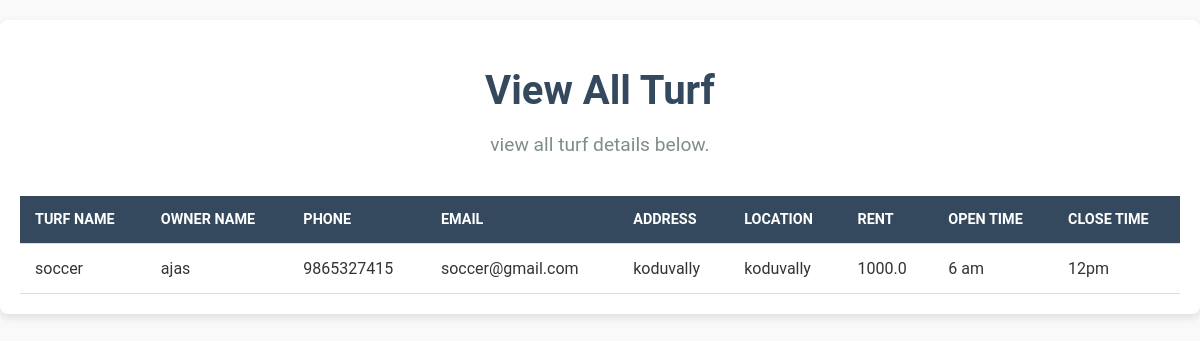
The page /adminapp/viewturf/ on the database as committed earlier.
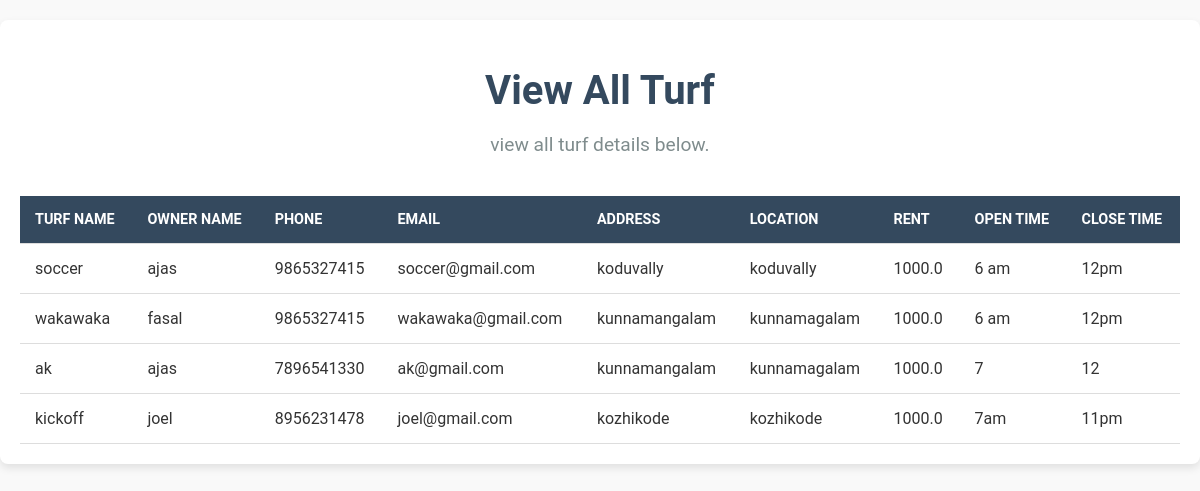
The same page on the database as committed later.
### turfapp/models.py (models this page shows)
class Turf(models.Model):
        Ownername = models.ForeignKey(Userprofile, on_delete=models.CASCADE, blank=True, null=True)
        turfname=models.CharField(max_length=250,null=True,blank=True)
        phone=models.CharField(max_length=250,null=True,blank=True)
        image=models.ImageField(upload_to="images/",null=True,blank=True)
        email=models.EmailField(null=True,blank=True)
        address=models.CharField(max_length=1000,null=True,blank=True)
        location=models.CharField(max_length=1000,null=True,blank=True)
        rent=models.FloatField(null=True,blank=True)
        opentime=models.CharField(max_length=1000,null=True,blank=True)
        closingtime=models.CharField(max_length=1000,null=True,blank=True)
        status =models.CharField(max_length=50,default=True)
        is_active = models.BooleanField(null=False, blank=True, default=True)
        created_at = models.DateTimeField(auto_now=True)
        updated_at= models.DateTimeField(auto_now=True)

### userapp/models.py (models this page shows)
class Userprofile(AbstractUser):
    user_type=models.CharField( max_length=50,null=False,blank=False,choices=USER_TYPE_CHOICES)
    status = models.CharField(max_length=20, null=True, choices=STATUS_CHOICE)
    is_active = models.BooleanField(null=False,blank=True,default=True)
    created=models.DateTimeField(auto_now=True)
    updated=models.DateTimeField(auto_now=True)
    groups = models.ManyToManyField( 'auth.Group', related_name='userprofile_groups', blank=True)
    user_permissions = models.ManyToManyField('auth.Permission', related_name='userprofile_permissions', blank=True)

### adminapp/views.py (the view)
# urls.py: path('viewturf/', AdminTurfviewlView.as_view(), name='view_turf_admin'),
class AdminTurfviewlView(View):
    def get(self, request):
        turf_list = Turf.objects.all()  # Fetch all turf objects
        return render(request, 'admin/viewturf.html', {'turf_list': turf_list})

### templates/admin/viewturf.html (shortened to what this page needs)
{% load static %}
<!DOCTYPE html>
<html lang="en">
<head>
    <link rel="stylesheet" href="{% static 'admincss/usermanage.css' %}">
    <link rel="stylesheet" href="https://cdnjs.cloudflare.com/ajax/libs/font-awesome/6.0.0-beta3/css/all.min.css">
</head>
<body>
    <div class="container">
        <header class="header">
            <h1>View All Turf</h1>
            <p>view all turf details below.</p>
        </header>
        <section class="user-table-section">
            <table class="user-table">
                <thead>
                    <tr>
                        <th>Turf Name</th>
                        <th>Owner Name</th>
                        <th>Phone</th>
                        <th>Email</th>
                        <th>Address</th>
                        <th>Location</th>
                        <th>Rent</th>
                        <th>Open Time</th>
                        <th>Close Time</th>
                    </tr>
                </thead>
                <tbody>
                        {% for turf in turf_list %}
                        <tr>
                            <td>{{ turf.turfname }}</td>
                            <td>{{ turf.Ownername }}</td>
                            <td>{{ turf.phone }}</td>
                            <td>{{ turf.email }}</td>
                            <td>{{ turf.address }}</td>
                            <td>{{ turf.location }}</td>
                            <td>{{ turf.rent }}</td>
                            <td>{{ turf.opentime }}</td>
                            <td>{{ turf.closingtime }}</td>
                        </tr>
                        {% empty %}
                        <tr>
                            <td colspan="11">No turf available.</td>
                        </tr>
                        {% endfor %}
                    </tbody>
            </table>
        </section>
    </div>
</body>
</html>

Rows that differ between the two databases and show on the page:
added Turf: turfname "wakawaka", Ownername "fasal", phone "9865327415", email "wakawaka@gmail.com", address "kunnamangalam", location "kunnamagalam", rent "1000.0", opentime "6 am", closingtime "12pm"
added Turf: turfname "ak", Ownername "ajas", phone "7896541330", email "ak@gmail.com", address "kunnamangalam", location "kunnamagalam", rent "1000.0", opentime "7", closingtime "12"
added Turf: turfname "kickoff", Ownername "joel", phone "8956231478", email "joel@gmail.com", address "kozhikode", location "kozhikode", rent "1000.0", opentime "7am", closingtime "11pm"
